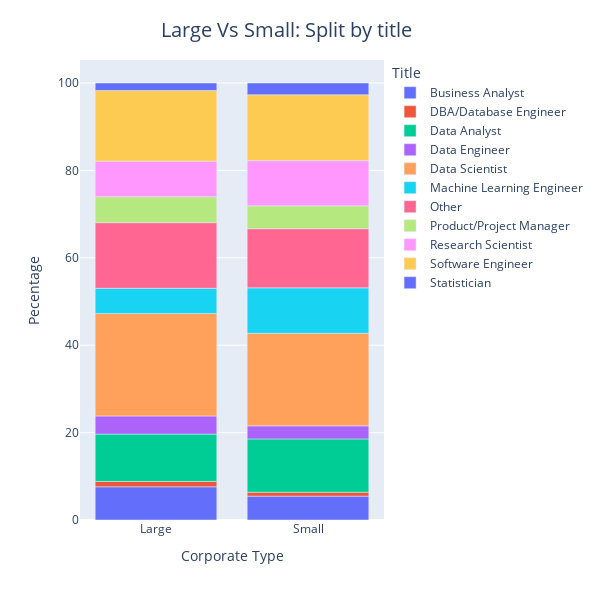

The notebook cell saved with this chart:
### Code cell
fig.show(format="png")

### Figure 1 — Plotly figure (JSON) as saved in the notebook; plotly's stock layout.template omitted (floating-point values rounded to 4 significant figures)
{"data": [{"alignmentgroup": "True", "hovertemplate": "Q5=Business Analyst<br>corp_type=%{x}<br>percent=%{y}<extra></extra>", "legendgroup": "Business Analyst", "marker": {"color": "#636efa", "pattern": {"shape": ""}}, "name": "Business Analyst", "offsetgroup": "Business Analyst", "orientation": "v", "showlegend": true, "textposition": "auto", "type": "bar", "x": ["Large", "Small"], "xaxis": "x", "y": [7.598, 5.463], "yaxis": "y"}, {"alignmentgroup": "True", "hovertemplate": "Q5=DBA/Database Engineer<br>corp_type=%{x}<br>percent=%{y}<extra></extra>", "legendgroup": "DBA/Database Engineer", "marker": {"color": "#EF553B", "pattern": {"shape": ""}}, "name": "DBA/Database Engineer", "offsetgroup": "DBA/Database Engineer", "orientation": "v", "showlegend": true, "textposition": "auto", "type": "bar", "x": ["Large", "Small"], "xaxis": "x", "y": [1.222, 0.8851], "yaxis": "y"}, {"alignmentgroup": "True", "hovertemplate": "Q5=Data Analyst<br>corp_type=%{x}<br>percent=%{y}<extra></extra>", "legendgroup": "Data Analyst", "marker": {"color": "#00cc96", "pattern": {"shape": ""}}, "name": "Data Analyst", "offsetgroup": "Data Analyst", "orientation": "v", "showlegend": true, "textposition": "auto", "type": "bar", "x": ["Large", "Small"], "xaxis": "x", "y": [10.83, 12.21], "yaxis": "y"}, {"alignmentgroup": "True", "hovertemplate": "Q5=Data Engineer<br>corp_type=%{x}<br>percent=%{y}<extra></extra>", "legendgroup": "Data Engineer", "marker": {"color": "#ab63fa", "pattern": {"shape": ""}}, "name": "Data Engineer", "offsetgroup": "Data Engineer", "orientation": "v", "showlegend": true, "textposition": "auto", "type": "bar", "x": ["Large", "Small"], "xaxis": "x", "y": [4.147, 2.987], "yaxis": "y"}, {"alignmentgroup": "True", "hovertemplate": "Q5=Data Scientist<br>corp_type=%{x}<br>percent=%{y}<extra></extra>", "legendgroup": "Data Scientist", "marker": {"color": "#FFA15A", "pattern": {"shape": ""}}, "name": "Data Scientist", "offsetgroup": "Data Scientist", "orientation": "v", "showlegend": true, "textposition": "auto", "type": "bar", "x": ["Large", "Small"], "xaxis": "x", "y": [23.44, 21.19], "yaxis": "y"}, {"alignmentgroup": "True", "hovertemplate": "Q5=Machine Learning Engineer<br>corp_type=%{x}<br>percent=%{y}<extra></extra>", "legendgroup": "Machine Learning Engineer", "marker": {"color": "#19d3f3", "pattern": {"shape": ""}}, "name": "Machine Learning Engineer", "offsetgroup": "Machine Learning Engineer", "orientation": "v", "showlegend": true, "textposition": "auto", "type": "bar", "x": ["Large", "Small"], "xaxis": "x", "y": [5.777, 10.39], "yaxis": "y"}, {"alignmentgroup": "True", "hovertemplate": "Q5=Other<br>corp_type=%{x}<br>percent=%{y}<extra></extra>", "legendgroup": "Other", "marker": {"color": "#FF6692", "pattern": {"shape": ""}}, "name": "Other", "offsetgroup": "Other", "orientation": "v", "showlegend": true, "textposition": "auto", "type": "bar", "x": ["Large", "Small"], "xaxis": "x", "y": [15.03, 13.54], "yaxis": "y"}, {"alignmentgroup": "True", "hovertemplate": "Q5=Product/Project Manager<br>corp_type=%{x}<br>percent=%{y}<extra></extra>", "legendgroup": "Product/Project Manager", "marker": {"color": "#B6E880", "pattern": {"shape": ""}}, "name": "Product/Project Manager", "offsetgroup": "Product/Project Manager", "orientation": "v", "showlegend": true, "textposition": "auto", "type": "bar", "x": ["Large", "Small"], "xaxis": "x", "y": [5.92, 5.241], "yaxis": "y"}, {"alignmentgroup": "True", "hovertemplate": "Q5=Research Scientist<br>corp_type=%{x}<br>percent=%{y}<extra></extra>", "legendgroup": "Research Scientist", "marker": {"color": "#FF97FF", "pattern": {"shape": ""}}, "name": "Research Scientist", "offsetgroup": "Research Scientist", "orientation": "v", "showlegend": true, "textposition": "auto", "type": "bar", "x": ["Large", "Small"], "xaxis": "x", "y": [8.15, 10.34], "yaxis": "y"}, {"alignmentgroup": "True", "hovertemplate": "Q5=Software Engineer<br>corp_type=%{x}<br>percent=%{y}<extra></extra>", "legendgroup": "Software Engineer", "marker": {"color": "#FECB52", "pattern": {"shape": ""}}, "name": "Software Engineer", "offsetgroup": "Software Engineer", "orientation": "v", "showlegend": true, "textposition": "auto", "type": "bar", "x": ["Large", "Small"], "xaxis": "x", "y": [16.18, 15.06], "yaxis": "y"}, {"alignmentgroup": "True", "hovertemplate": "Q5=Statistician<br>corp_type=%{x}<br>percent=%{y}<extra></extra>", "legendgroup": "Statistician", "marker": {"color": "#636efa", "pattern": {"shape": ""}}, "name": "Statistician", "offsetgroup": "Statistician", "orientation": "v", "showlegend": true, "textposition": "auto", "type": "bar", "x": ["Large", "Small"], "xaxis": "x", "y": [1.702, 2.697], "yaxis": "y"}], "layout": {"annotations": [{"showarrow": false, "text": "<span style='font-size:20px; '>Large Vs Small: Split by title</span><br><br>", "textangle": 0, "x": 1.1, "xref": "paper", "y": 1.1, "yref": "paper"}], "barmode": "relative", "height": 600, "legend": {"title": {"text": "Title"}, "tracegroupgap": 0}, "margin": {"t": 60}, "width": 600, "xaxis": {"anchor": "y", "domain": [0, 1], "title": {"text": "Corporate Type"}}, "yaxis": {"anchor": "x", "domain": [0, 1], "title": {"text": "Pecentage"}}}}
